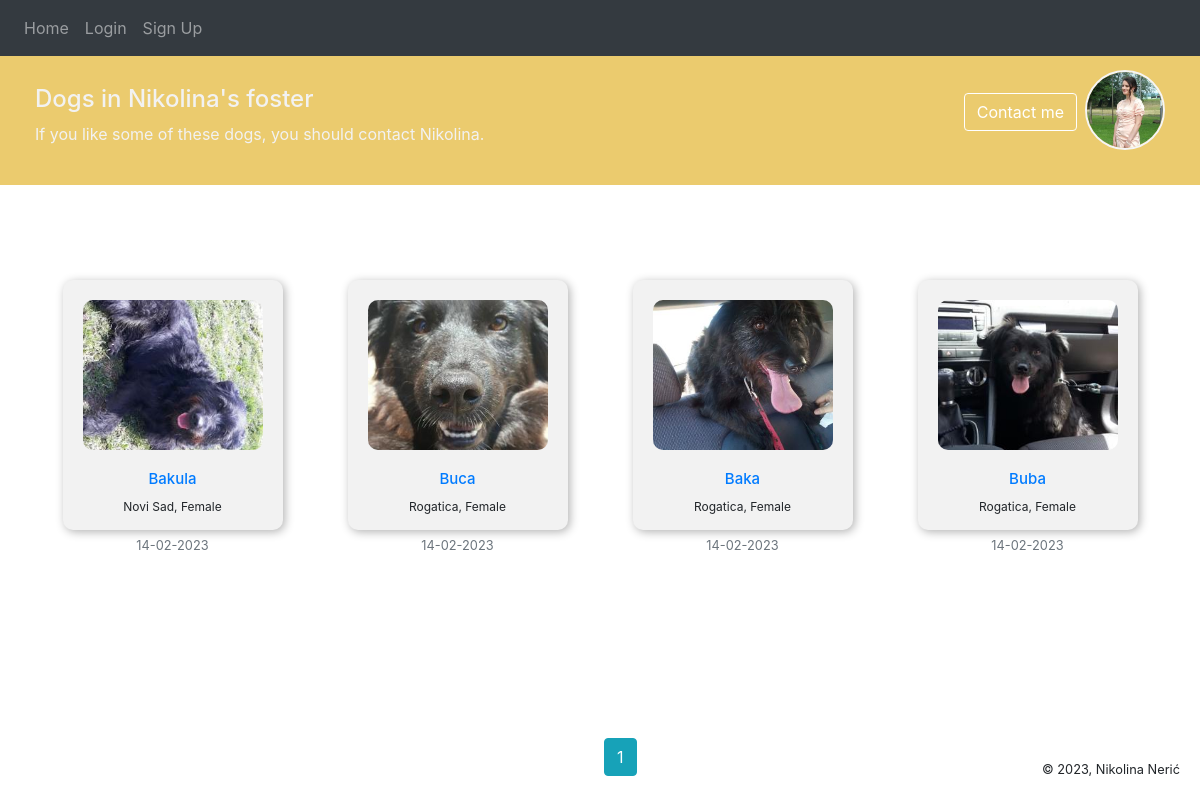
The app's page /profile/1 with its own data.
### website/models.py (models this page shows, shortened)
class User(db.Model, UserMixin):
    id = db.Column(db.Integer, primary_key = True)
    email = db.Column(db.String(150), unique = True)
    password = db.Column(db.String(150))
    first_name = db.Column(db.String(150))
    image_file = db.Column(db.String(150), nullable=False, default='default.jpg')
    posts = db.relationship('Post', backref ='author', lazy = True)
    user_info = db.relationship('UserInfo', backref = 'info', uselist = False)

class Post(db.Model):
    id = db.Column(db.Integer, primary_key = True)
    title = db.Column(db.String(150))
    gender = db.Column(db.String(150))
    city = db.Column(db.String(150))
    data = db.Column(db.String(10000))
    image_file = db.Column(db.String(150), nullable=False)
    date_posted = db.Column(db.DateTime(timezone = True), default = func.now())
    user_id = db.Column(db.Integer, db.ForeignKey('user.id'))
    dog_info = db.relationship('DogInfo', backref = 'user', uselist = False)

### website/views.py (the view)
def user(user_id, page = 1):
    author = User.query.filter_by(id = user_id).first()
    page = request.args.get('page', 1, type=int)
    posts = Post.query.filter_by(user_id = user_id).order_by(Post.date_posted.desc()).paginate(page=page, per_page=10)
    return render_template('user.html', posts = posts, user = current_user, author = author)

### website/templates/user.html (shortened to what this page needs)
{% extends "base.html" %} {% block title %}Foster parent{% endblock %}
    {% block content %}
      <div class ="colored-strip">
        <img class="rounded-circle article-img" src="{{ url_for('static', filename='profile_pics/' + author.image_file) }}" style="width: 80px; height: 80px; object-fit: cover; border: 2px solid; border-color: whitesmoke; float: right; margin-top: -15px;">
        {% if author.id != current_user.id %}
        <a href="/home" class="btn btn-outline-info btn-outline-info m-2" style="float: right; ">Contact me</a>
        <h4 text-align = "center">Dogs in {{ author.first_name }}'s foster</h4>
        <h7 text-align = "center">If you like some of these dogs, you should contact {{ author.first_name }}. </h7>
        {% endif %}
      </div>
      <br>
      <br>
      <br>
      <br>
      <br>
      <br>
      {% if posts%}
      <div class="row text-center">
        {% for post in posts %}
        <div class="col-lg-3">
          <div class="dog-card">
            <img src="{{ url_for('static', filename='profile_pics/' + post.image_file) }}" alt="dog" />
              <h2><a href="{{ url_for('post', post_id = post.id )}}">{{ post.title }} </a></h2>
              <p text-align="center"> {{ post.city }}, {{ post.gender }} </p>
              <small class="text-muted">{{ post.date_posted.strftime('%d-%m-%Y')}}</small>
            </div>
          </div>
        {% endfor %}
      </div>
      {% else %}
        {if author.id == current_user.id}
          <h7 text-align = "center">It seems you haven't added any fostering dogs. Are you here just to adopt the dog?
            <a href="\questionnaire" class="link">Fill the adoption preferences form to find your matches.</a></h7>
      {% endif %}
        <div class="pagination">
          {% if author.id != current_user.id %}
            {% for page_num in posts.iter_pages(left_edge=1, right_edge=1, left_current=1, right_current=2) %}
              {% if page_num %}
                {% if posts.page == page_num %}
                  <a class="btn btn-info mb-4" style="margin: 4px"; href="{{ url_for('user', user_id = author.id, page=page_num) }}">{{ page_num }}</a>
                {% else %}
                  <a class="btn btn-outline-info mb-4" href="{{ url_for('user', user_id = author.id, page=page_num) }}">{{ page_num }}</a>
                {% endif %}
              {% else %}
                ...
              {% endif %}
            {% endfor %}
          {% endif %}
        </div>
        <br>
        <br>
        <br>
        <br>
    {% endblock %}

### website/templates/base.html (style rules this page uses)
html, body { margin: 0; height: 100%; }

### website/templates/user.html (style rules this page uses)
.dog-card { display: inline-block; width: 220px; margin-top: 80px; text-align: center; vertical-align: top; flex-direction: column; align-items: center; height: 250px; background-color: #f2f2f2; border-radius: 10px; padding: 20px; box-shadow: 2px 2px 10px rgba(0, 0, 0, 0.3); }
.dog-card img { width: 100%; height: 150px; object-fit: cover; border-radius: 10px; margin-bottom: 20px; }
.dog-card h2 { font-size: 15px; margin-bottom: 10px; }
.dog-card p { font-size: 12px; }
.pagination { display: flex; justify-content: center; position:fixed; bottom: 0; left: 50% }
.colored-strip { position: absolute; left: 0; right: 0; top: 50px; width: 100%; background-color: #ebcb6e; padding: 35px; color:#f2f2f2 }
.btn-outline-info { color: #ffffff; border-color: #ffffff; }

### records on screen
User: image_file (picture), first_name "Nikolina"
Post: image_file (picture), title "Bakula", city "Novi Sad", gender "Female", date_posted "14-02-2023"
Post: image_file (picture), title "Buca", city "Rogatica", gender "Female", date_posted "14-02-2023"
Post: image_file (picture), title "Baka", city "Rogatica", gender "Female", date_posted "14-02-2023"
Post: image_file (picture), title "Buba", city "Rogatica", gender "Female", date_posted "14-02-2023"

### other values on screen
{{ page_num }} "1"
